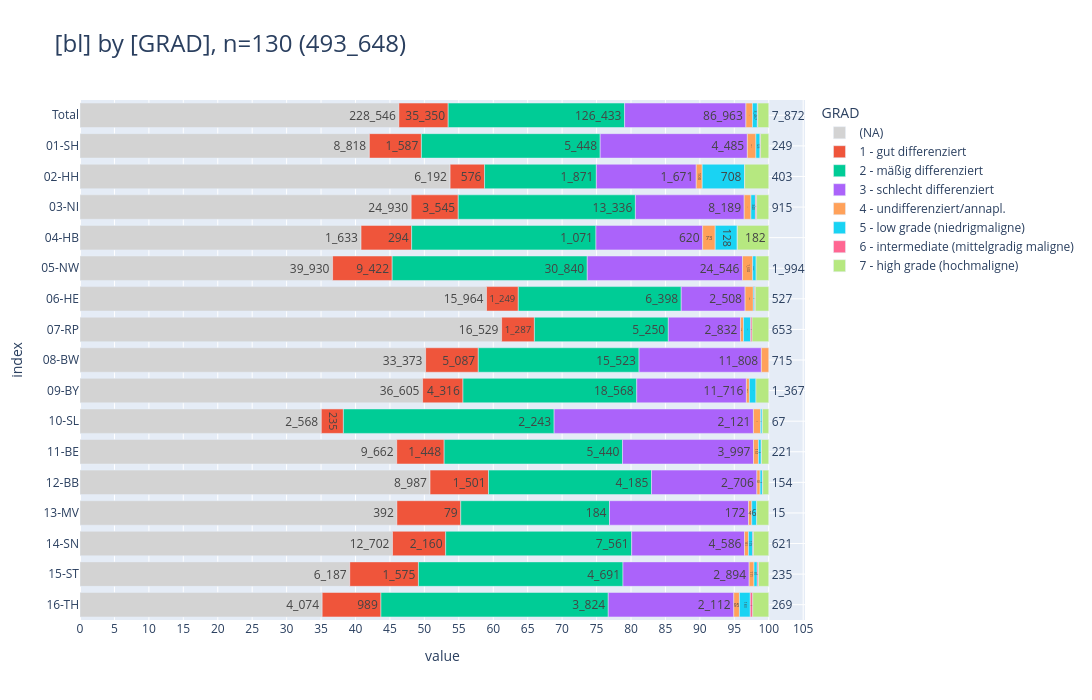

Source (notebook cell):
### Markdown cell above
<br>

### <a id='toc1_5_8_'></a>[Grading 1](#toc0_)
- **Filter: DJ = 2024, C44 und D-Diagnosen sind ausgeschlossen**

### Code cell
_alias='GRAD'
_df = (
    show_freqs(alias=_alias, incl_c44_and_d=False)
    .merge(dim_grading_epi, left_on=_alias, right_index=True, how="left")[
        ["kkr", "label", "cnt"]
    ]
    .rename(columns={"kkr": "bl", "label": _alias})
)
_=pls.plot_stacked_bars(
    _df,
    orientation="h",
    normalize=False,
    relative=True,
    dropna=False,
    sort_values_index=False,
    show_total=True,
    height=700,
)

### Figure 1 — Plotly figure (JSON) as saved in the notebook; plotly's stock layout.template omitted (floating-point values rounded to 4 significant figures)
{"data": [{"hovertemplate": "col=(NA)<br>value=%{x}<br>index=%{y}<br>cnt_str=%{text}<extra></extra>", "legendgroup": "(NA)", "marker": {"color": "lightgray", "pattern": {"shape": ""}}, "name": "(NA)", "orientation": "h", "showlegend": true, "text": ["228_546", "8_818", "6_192", "24_930", "1_633", "39_930", "15_964", "16_529", "33_373", "36_605", "2_568", "9_662", "8_987", "392", "12_702", "6_187", "4_074"], "textposition": "auto", "type": "bar", "x": [228546, 8818, 6192, 24930, 1633, 39930, 15964, 16529, 33373, 36605, 2568, 9662, 8987, 392, 12702, 6187, 4074], "xaxis": "x", "y": [" Total", "01-SH", "02-HH", "03-NI", "04-HB", "05-NW", "06-HE", "07-RP", "08-BW", "09-BY", "10-SL", "11-BE", "12-BB", "13-MV", "14-SN", "15-ST", "16-TH"], "yaxis": "y"}, {"hovertemplate": "col=1 - gut differenziert<br>value=%{x}<br>index=%{y}<br>cnt_str=%{text}<extra></extra>", "legendgroup": "1 - gut differenziert", "marker": {"color": "#EF553B", "pattern": {"shape": ""}}, "name": "1 - gut differenziert", "orientation": "h", "showlegend": true, "text": ["35_350", "1_587", "576", "3_545", "294", "9_422", "1_249", "1_287", "5_087", "4_316", "235", "1_448", "1_501", "79", "2_160", "1_575", "989"], "textposition": "auto", "type": "bar", "x": [35350, 1587, 576, 3545, 294, 9422, 1249, 1287, 5087, 4316, 235, 1448, 1501, 79, 2160, 1575, 989], "xaxis": "x", "y": [" Total", "01-SH", "02-HH", "03-NI", "04-HB", "05-NW", "06-HE", "07-RP", "08-BW", "09-BY", "10-SL", "11-BE", "12-BB", "13-MV", "14-SN", "15-ST", "16-TH"], "yaxis": "y"}, {"hovertemplate": "col=2 - mäßig differenziert<br>value=%{x}<br>index=%{y}<br>cnt_str=%{text}<extra></extra>", "legendgroup": "2 - mäßig differenziert", "marker": {"color": "#00CC96", "pattern": {"shape": ""}}, "name": "2 - mäßig differenziert", "orientation": "h", "showlegend": true, "text": ["126_433", "5_448", "1_871", "13_336", "1_071", "30_840", "6_398", "5_250", "15_523", "18_568", "2_243", "5_440", "4_185", "184", "7_561", "4_691", "3_824"], "textposition": "auto", "type": "bar", "x": [126433, 5448, 1871, 13336, 1071, 30840, 6398, 5250, 15523, 18568, 2243, 5440, 4185, 184, 7561, 4691, 3824], "xaxis": "x", "y": [" Total", "01-SH", "02-HH", "03-NI", "04-HB", "05-NW", "06-HE", "07-RP", "08-BW", "09-BY", "10-SL", "11-BE", "12-BB", "13-MV", "14-SN", "15-ST", "16-TH"], "yaxis": "y"}, {"hovertemplate": "col=3 - schlecht differenziert<br>value=%{x}<br>index=%{y}<br>cnt_str=%{text}<extra></extra>", "legendgroup": "3 - schlecht differenziert", "marker": {"color": "#AB63FA", "pattern": {"shape": ""}}, "name": "3 - schlecht differenziert", "orientation": "h", "showlegend": true, "text": ["86_963", "4_485", "1_671", "8_189", "620", "24_546", "2_508", "2_832", "11_808", "11_716", "2_121", "3_997", "2_706", "172", "4_586", "2_894", "2_112"], "textposition": "auto", "type": "bar", "x": [86963, 4485, 1671, 8189, 620, 24546, 2508, 2832, 11808, 11716, 2121, 3997, 2706, 172, 4586, 2894, 2112], "xaxis": "x", "y": [" Total", "01-SH", "02-HH", "03-NI", "04-HB", "05-NW", "06-HE", "07-RP", "08-BW", "09-BY", "10-SL", "11-BE", "12-BB", "13-MV", "14-SN", "15-ST", "16-TH"], "yaxis": "y"}, {"hovertemplate": "col=4 - undifferenziert/annapl.<br>value=%{x}<br>index=%{y}<br>cnt_str=%{text}<extra></extra>", "legendgroup": "4 - undifferenziert/annapl.", "marker": {"color": "#FFA15A", "pattern": {"shape": ""}}, "name": "4 - undifferenziert/annapl.", "orientation": "h", "showlegend": true, "text": ["4_703", "261", "100", "507", "73", "1_602", "324", "116", "715", "324", "76", "151", "83", "4", "161", "111", "95"], "textposition": "auto", "type": "bar", "x": [4703, 261, 100, 507, 73, 1602, 324, 116, 715, 324, 76, 151, 83, 4, 161, 111, 95], "xaxis": "x", "y": [" Total", "01-SH", "02-HH", "03-NI", "04-HB", "05-NW", "06-HE", "07-RP", "08-BW", "09-BY", "10-SL", "11-BE", "12-BB", "13-MV", "14-SN", "15-ST", "16-TH"], "yaxis": "y"}, {"hovertemplate": "col=5 - low grade (niedrigmaligne)<br>value=%{x}<br>index=%{y}<br>cnt_str=%{text}<extra></extra>", "legendgroup": "5 - low grade (niedrigmaligne)", "marker": {"color": "#19D3F3", "pattern": {"shape": ""}}, "name": "5 - low grade (niedrigmaligne)", "orientation": "h", "showlegend": true, "text": ["3_467", "123", "708", "340", "128", "546", "50", "279", "698", "17", "84", "58", "6", "173", "74", "183"], "textposition": "auto", "type": "bar", "x": [3467, 123, 708, 340, 128, 546, 50, 279, 698, 17, 84, 58, 6, 173, 74, 183], "xaxis": "x", "y": [" Total", "01-SH", "02-HH", "03-NI", "04-HB", "05-NW", "06-HE", "07-RP", "09-BY", "10-SL", "11-BE", "12-BB", "13-MV", "14-SN", "15-ST", "16-TH"], "yaxis": "y"}, {"hovertemplate": "col=6 - intermediate (mittelgradig maligne)<br>value=%{x}<br>index=%{y}<br>cnt_str=%{text}<extra></extra>", "legendgroup": "6 - intermediate (mittelgradig maligne)", "marker": {"color": "#FF6692", "pattern": {"shape": ""}}, "name": "6 - intermediate (mittelgradig maligne)", "orientation": "h", "showlegend": true, "text": ["314", "19", "2", "86", "1", "28", "57", "3", "9", "9", "30", "29", "41"], "textposition": "auto", "type": "bar", "x": [314, 19, 2, 86, 1, 28, 57, 3, 9, 9, 30, 29, 41], "xaxis": "x", "y": [" Total", "01-SH", "02-HH", "03-NI", "04-HB", "06-HE", "07-RP", "10-SL", "11-BE", "12-BB", "14-SN", "15-ST", "16-TH"], "yaxis": "y"}, {"hovertemplate": "col=7 - high grade (hochmaligne)<br>value=%{x}<br>index=%{y}<br>cnt_str=%{text}<extra></extra>", "legendgroup": "7 - high grade (hochmaligne)", "marker": {"color": "#B6E880", "pattern": {"shape": ""}}, "name": "7 - high grade (hochmaligne)", "orientation": "h", "showlegend": true, "text": ["7_872", "249", "403", "915", "182", "1_994", "527", "653", "1_367", "67", "221", "154", "15", "621", "235", "269"], "textposition": "auto", "type": "bar", "x": [7872, 249, 403, 915, 182, 1994, 527, 653, 1367, 67, 221, 154, 15, 621, 235, 269], "xaxis": "x", "y": [" Total", "01-SH", "02-HH", "03-NI", "04-HB", "05-NW", "06-HE", "07-RP", "09-BY", "10-SL", "11-BE", "12-BB", "13-MV", "14-SN", "15-ST", "16-TH"], "yaxis": "y"}], "layout": {"barmode": "relative", "barnorm": "percent", "height": 700, "legend": {"title": {"text": "GRAD"}, "tracegroupgap": 0, "traceorder": "normal"}, "title": {"font": {"size": 24}, "text": "[bl] by [GRAD], n=130 (493_648)", "xanchor": "left", "y": 0.95, "yanchor": "top"}, "width": 1600, "xaxis": {"anchor": "y", "domain": [0, 1], "dtick": 5, "gridwidth": 1, "showgrid": true, "title": {"text": "value"}}, "yaxis": {"anchor": "x", "categoryarray": ["16-TH", "15-ST", "14-SN", "13-MV", "12-BB", "11-BE", "10-SL", "09-BY", "08-BW", "07-RP", "06-HE", "05-NW", "04-HB", "03-NI", "02-HH", "01-SH", " Total"], "categoryorder": "array", "domain": [0, 1], "gridwidth": 1, "showgrid": true, "title": {"text": "index"}}}}
